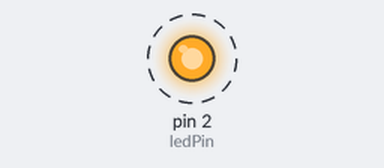
The sketch below on a simulated Arduino Uno, built with avr-gcc and run on an emulated ATmega328P. Parts: output pins drawn as LEDs (lit = HIGH). Dashed ring = blinking. What the sketch prints to the serial monitor is not drawn.

Above: at 0.2 s.
Timing chart, 0 to 3.0 s (numbered marks = the images above):
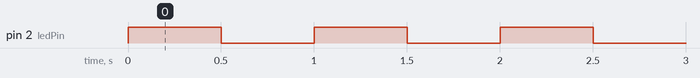

Measured:
- by itself, pin 2 (ledPin): alternates HIGH for 0.50 s and LOW for 0.50 s

The sketch:

blink_led.ino
```cpp
int ledPin = 2;
void setup() {
  // put your setup code here, to run once:
    pinMode(ledPin, OUTPUT);
    Serial.begin(115200);
}
void loop() {
  // put your main code here, to run repeatedly:

  digitalWrite(ledPin, HIGH);
  Serial.print("Hello ");
  delay(500);
  digitalWrite(ledPin, LOW);
  Serial.println("World!");
  delay(500);
}
```
